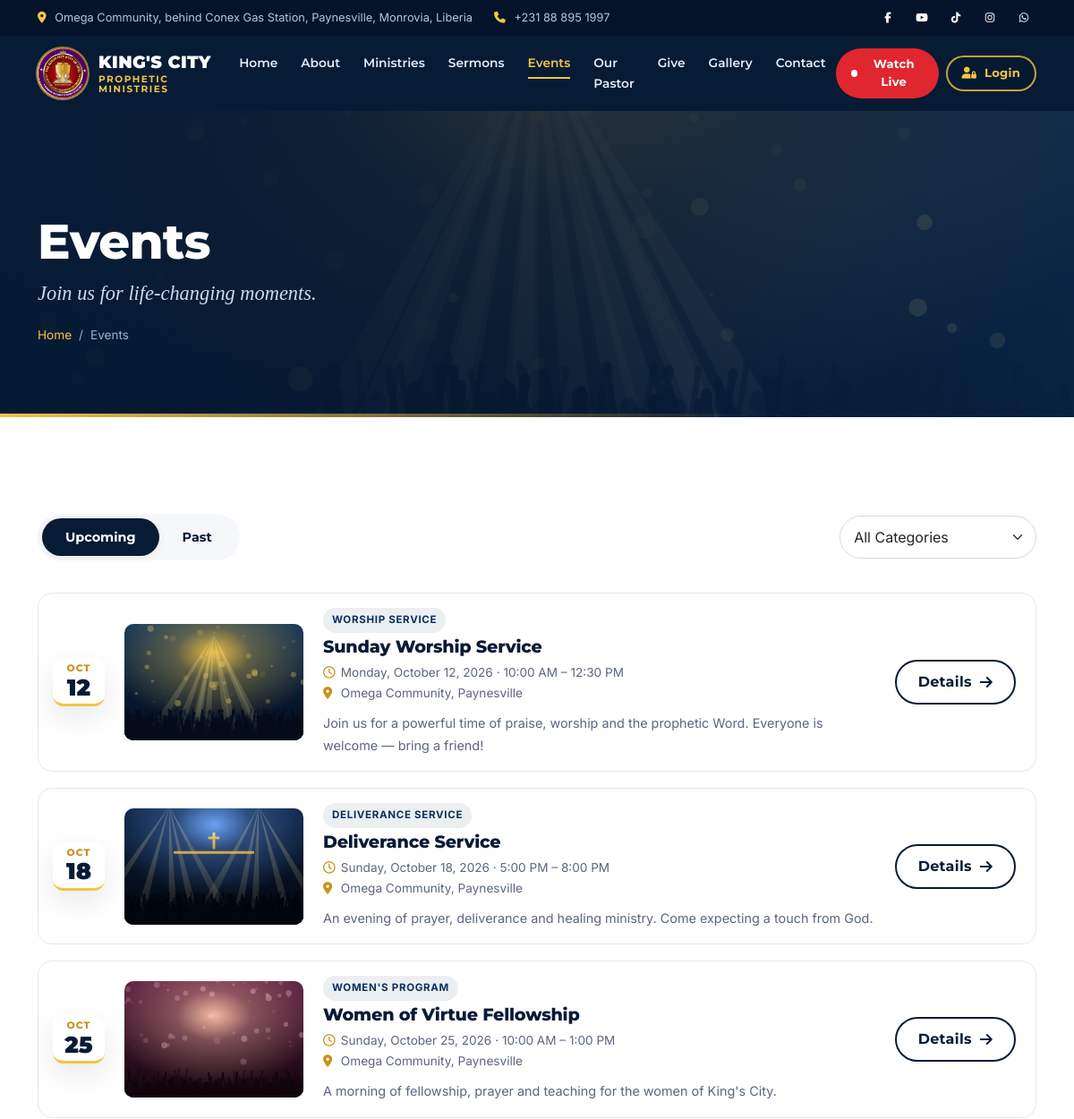
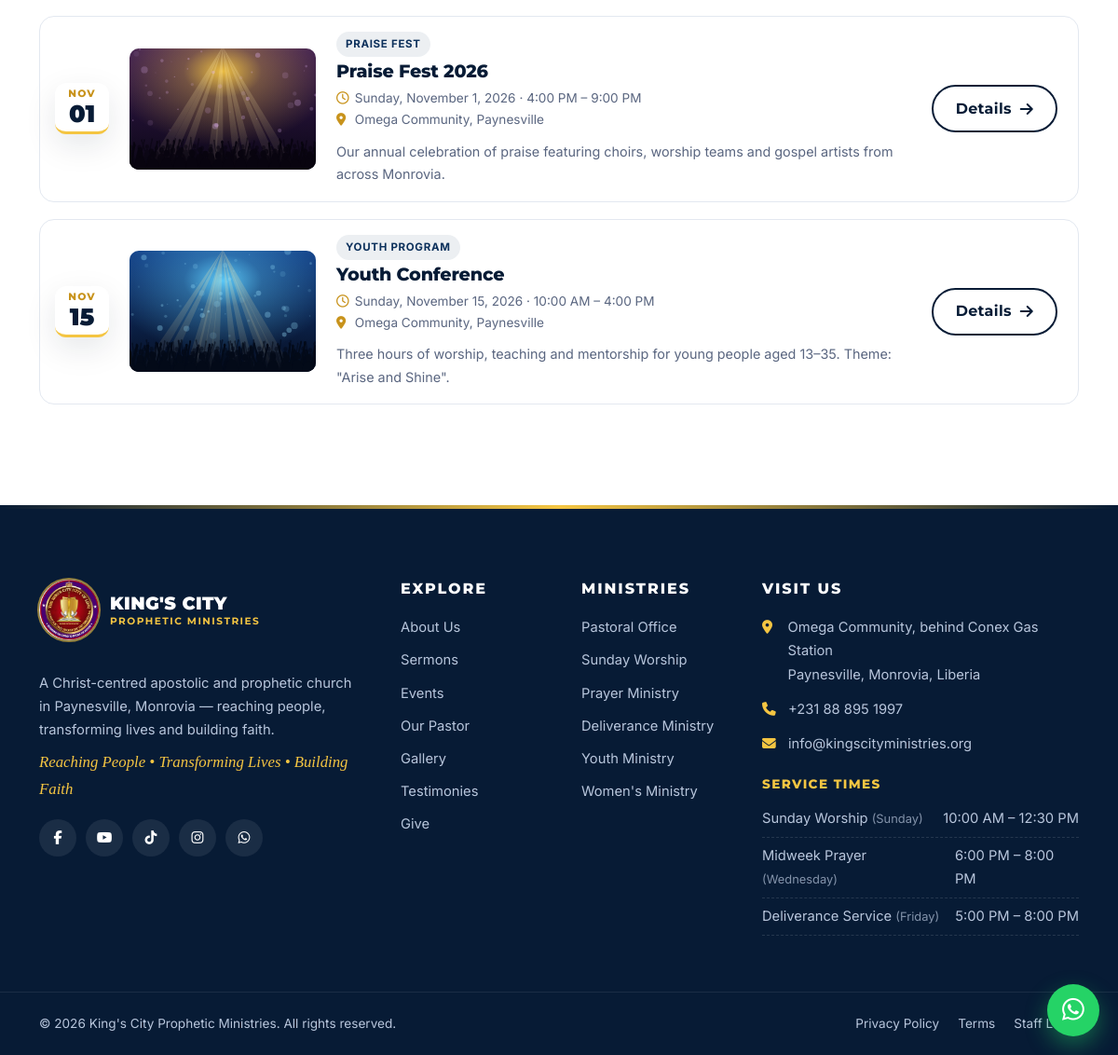
Screenshot of /events.php with the database file from the repository (2 pictures, top to bottom).
### tables this page shows
CREATE TABLE social_links (
  id         INT UNSIGNED AUTO_INCREMENT PRIMARY KEY,
  platform   VARCHAR(40) NOT NULL,
  url        VARCHAR(255) NOT NULL,
  icon       VARCHAR(60) NOT NULL,
  sort_order SMALLINT NOT NULL DEFAULT 0,
  is_active  TINYINT(1) NOT NULL DEFAULT 1
);

CREATE TABLE events (
  id                    INT UNSIGNED AUTO_INCREMENT PRIMARY KEY,
  title                 VARCHAR(200) NOT NULL,
  slug                  VARCHAR(220) NOT NULL UNIQUE,
  category_id           INT UNSIGNED NULL,
  department_id         INT UNSIGNED NULL,
  description           TEXT NULL,
  event_date            DATE NOT NULL,
  end_date              DATE NULL,
  start_time            TIME NULL,
  end_time              TIME NULL,
  location              VARCHAR(200) NULL,
  image                 VARCHAR(255) NULL,
  organizer             VARCHAR(120) NULL,
  requires_registration TINYINT(1) NOT NULL DEFAULT 0,
  registration_url      VARCHAR(255) NULL,
  is_featured           TINYINT(1) NOT NULL DEFAULT 0,
  status                ENUM('draft','published','cancelled') NOT NULL DEFAULT 'draft',
  created_by            INT UNSIGNED NULL,
  created_at            TIMESTAMP NOT NULL DEFAULT CURRENT_TIMESTAMP,
  updated_at            TIMESTAMP NOT NULL DEFAULT CURRENT_TIMESTAMP ON UPDATE CURRENT_TIMESTAMP,
  FOREIGN KEY (category_id) REFERENCES event_categories(id) ON DELETE SET NULL,
  FOREIGN KEY (department_id) REFERENCES departments(id) ON DELETE SET NULL,
  FOREIGN KEY (created_by) REFERENCES users(id) ON DELETE SET NULL,
  INDEX idx_events_pub (status, event_date)
);

CREATE TABLE event_categories (
  id         INT UNSIGNED AUTO_INCREMENT PRIMARY KEY,
  name       VARCHAR(80) NOT NULL,
  slug       VARCHAR(100) NOT NULL UNIQUE,
  sort_order SMALLINT NOT NULL DEFAULT 0
);

CREATE TABLE departments (
  id               INT UNSIGNED AUTO_INCREMENT PRIMARY KEY,
  name             VARCHAR(120) NOT NULL,
  slug             VARCHAR(140) NOT NULL UNIQUE,
  description      TEXT NULL,
  image            VARCHAR(255) NULL,
  icon             VARCHAR(60)  NULL DEFAULT 'fa-church',
  head_user_id     INT UNSIGNED NULL,
  head_name        VARCHAR(120) NULL COMMENT 'Shown publicly when the head has no account',
  contact_email    VARCHAR(190) NULL,
  contact_phone    VARCHAR(40)  NULL,
  meeting_schedule VARCHAR(255) NULL,
  is_public        TINYINT(1) NOT NULL DEFAULT 1 COMMENT 'Listed on the public Ministries page',
  sort_order       SMALLINT NOT NULL DEFAULT 0,
  status           ENUM('active','inactive') NOT NULL DEFAULT 'active',
  created_at       TIMESTAMP NOT NULL DEFAULT CURRENT_TIMESTAMP,
  updated_at       TIMESTAMP NOT NULL DEFAULT CURRENT_TIMESTAMP ON UPDATE CURRENT_TIMESTAMP,
  FOREIGN KEY (head_user_id) REFERENCES users(id) ON DELETE SET NULL,
  INDEX idx_dept_status (status, sort_order)
);

CREATE TABLE service_times (
  id          INT UNSIGNED AUTO_INCREMENT PRIMARY KEY,
  name        VARCHAR(120) NOT NULL,
  day_of_week VARCHAR(20) NOT NULL,
  start_time  TIME NOT NULL,
  end_time    TIME NULL,
  description VARCHAR(255) NULL,
  sort_order  SMALLINT NOT NULL DEFAULT 0,
  is_active   TINYINT(1) NOT NULL DEFAULT 1
);

### events.php (the view, shortened to what the rows shown need)
<?php
require __DIR__ . '/includes/bootstrap.php';
$tab = ($_GET['tab'] ?? 'upcoming') === 'past' ? 'past' : 'upcoming';
$categoryId = query_int('category') ?: null;
if ($tab === 'upcoming') {
    $p = paginate(Event::countUpcoming($categoryId), 9);
    $events = Event::upcoming($p['per_page'], $p['offset'], $categoryId);
} else {
    $p = paginate(Event::countPast(), 9);
    $events = Event::past($p['per_page'], $p['offset']);
}
require __DIR__ . '/includes/header.php';
echo page_banner('Events', 'Join us for life-changing moments.', 'assets/images/placeholders/hero-poster.svg', [], 'events');
?>
<section class="section">
  <div class="container">
    <?php if (!$events): echo empty_state('fa-calendar', $tab === 'upcoming' ? 'No upcoming events' : 'No past events', 'Please check back soon.');
    else: ?>
      <div class="event-list">
        <?php foreach ($events as $i => $ev): $link = url('event-details.php?slug=' . rawurlencode($ev['slug'])); ?>
          <article class="event-row<?= $ev['status'] === 'cancelled' ? ' is-cancelled' : '' ?>" data-aos="fade-up" data-aos-delay="<?= ($i % 3) * 80 ?>">
            <?= date_chip($ev['event_date']) ?>
            <a class="er-media" href="<?= e($link) ?>" tabindex="-1" aria-hidden="true"><img src="<?= e(media_url($ev['image'])) ?>" alt="" loading="lazy" width="220" height="150"></a>
            <div class="er-body">
              <div class="d-flex flex-wrap gap-2 mb-1"><?php if ($ev['category_name']): ?><span class="tag"><?= e($ev['category_name']) ?></span><?php endif; ?></div>
              <h2><a href="<?= e($link) ?>"><?= e($ev['title']) ?></a></h2>
              <ul class="meta"><li><i class="fa-regular fa-clock" aria-hidden="true"></i> <?= e(format_date($ev['event_date'], 'l, F j, Y')) ?><?= $ev['start_time'] ? ' · ' . e(time_range($ev['start_time'], $ev['end_time'])) : '' ?></li>
                <?php if ($ev['location']): ?><li><i class="fa-solid fa-location-dot" aria-hidden="true"></i> <?= e($ev['location']) ?></li><?php endif; ?></ul>
              <p><?= e(excerpt($ev['description'], 160)) ?></p>
            </div>
            <a class="btn btn-outline-navy er-btn" href="<?= e($link) ?>">Details <span class="visually-hidden">for <?= e($ev['title']) ?></span><i class="fa-solid fa-arrow-right" aria-hidden="true"></i></a>
          </article>
        <?php endforeach; ?>
      </div>
    <?php endif; ?>
  </div>
</section>
<?php require __DIR__ . '/includes/footer.php'; ?>

### includes/components.php (shortened to what the rows shown need)
<?php
function bg_video_tag(?array $hero, string $class = 'bg-video'): string
{
    if (!HeroVideo::hasVideo($hero)) {
        return '';
    }
    $poster = media_url($hero['poster'], 'assets/images/placeholders/hero-poster.svg');
    return '<video class="' . e($class) . '" autoplay muted loop playsinline preload="none" poster="' . e($poster) . '" aria-hidden="true" tabindex="-1" data-bg-video'
        . ' data-mobile-src="' . e($hero['video_mobile'] ? media_url($hero['video_mobile']) : '') . '">'
        . ($hero['video_webm'] ? '<source data-src="' . e(media_url($hero['video_webm'])) . '" type="video/webm">' : '')
        . ($hero['video_mp4'] ? '<source data-src="' . e(media_url($hero['video_mp4'])) . '" type="video/mp4">' : '')
        . '</video>';
}
function page_banner(string $title, string $subtitle = '', string $image = 'assets/images/placeholders/hero-poster.svg', array $crumbs = [], string $heroPage = ''): string
{
    $hero = $heroPage ? HeroVideo::active($heroPage) : null;
    $video = bg_video_tag($hero);
    $crumbHtml = '<nav aria-label="Breadcrumb"><ol class="breadcrumb"><li class="breadcrumb-item"><a href="' . e(url()) . '">Home</a></li>';
    $crumbHtml .= '<li class="breadcrumb-item active" aria-current="page">' . e($title) . '</li></ol></nav>';
    return '<section class="page-banner' . ($video ? ' has-video' : '') . '" style="--banner:url(\'' . e(media_url($image)) . '\')">' . $video . '<div class="container">'
        . '<h1 data-aos="fade-up">' . e($title) . '</h1>' . ($subtitle ? '<p data-aos="fade-up" data-aos-delay="100">' . e($subtitle) . '</p>' : '')
        . '<div data-aos="fade-up" data-aos-delay="150">' . $crumbHtml . '</div></div></section>';
}
function date_chip(string $date): string
{
    return '<div class="date-chip" aria-hidden="true"><span>' . e(strtoupper(date('M', strtotime($date)))) . '</span><strong>' . e(date('d', strtotime($date))) . '</strong></div>';
}
function social_icons(string $class = 'social-icons'): string
{
    $html = '<ul class="' . e($class) . '">';
    foreach (social_links() as $s) {
        $html .= '<li><a href="' . e($s['url']) . '" target="_blank" rel="noopener" aria-label="' . e($s['platform']) . '"><i class="fa-brands ' . e($s['icon']) . '" aria-hidden="true"></i></a></li>';
    }
    return $html . '</ul>';
}

### includes/footer.php (shortened to what the rows shown need)
<?php
$footerMinistries = DB::all("SELECT name, slug FROM departments WHERE status = 'active' AND is_public = 1 ORDER BY sort_order LIMIT 6");
?>
</main>
<footer class="site-footer">
  <div class="container">
    <div class="row g-5">
      <div class="col-lg-4">
        <?= social_icons() ?>
      </div>
      <div class="col-6 col-lg-2">
        <h2 class="footer-title">Explore</h2>
      </div>
      <div class="col-6 col-lg-2">
        <h2 class="footer-title">Ministries</h2>
        <ul class="footer-links">
          <?php foreach ($footerMinistries as $m): ?><li><a href="<?= e(url('ministries.php#' . $m['slug'])) ?>"><?= e($m['name']) ?></a></li><?php endforeach; ?>
        </ul>
      </div>
      <div class="col-lg-4">
        <h2 class="footer-title">Visit Us</h2>
        <ul class="service-list">
          <?php foreach (service_times() as $s): ?>
            <li><span><?= e($s['name']) ?> <small>(<?= e($s['day_of_week']) ?>)</small></span><span><?= e(time_range($s['start_time'], $s['end_time'])) ?></span></li>
          <?php endforeach; ?>
        </ul>
      </div>
    </div>
  </div>
</footer>
</body>
</html>

### rows the page displays
events: event_date "OCT", event_date "12", image (picture), category.name "WORSHIP SERVICE", title "Sunday Worship Service", event_date "Monday, October 12, 2026", time_range($ev['start_time'], $ev['end_time']) "10:00 AM – 12:30 PM", location "Omega Community, Paynesville", description "Join us for a powerful time of praise, worship and the prophetic Word. Everyone is welcome — bring a friend!"
events: event_date "OCT", event_date "18", image (picture), category.name "DELIVERANCE SERVICE", title "Deliverance Service", event_date "Sunday, October 18, 2026", time_range($ev['start_time'], $ev['end_time']) "5:00 PM – 8:00 PM", location "Omega Community, Paynesville", description "An evening of prayer, deliverance and healing ministry. Come expecting a touch from God."
events: event_date "OCT", event_date "25", image (picture), category.name "WOMEN'S PROGRAM", title "Women of Virtue Fellowship", event_date "Sunday, October 25, 2026", time_range($ev['start_time'], $ev['end_time']) "10:00 AM – 1:00 PM", location "Omega Community, Paynesville", description "A morning of fellowship, prayer and teaching for the women of King's City."
events: event_date "NOV", event_date "01", image (picture), category.name "PRAISE FEST", title "Praise Fest 2026", event_date "Sunday, November 1, 2026", time_range($ev['start_time'], $ev['end_time']) "4:00 PM – 9:00 PM", location "Omega Community, Paynesville", description "Our annual celebration of praise featuring choirs, worship teams and gospel artists from across Monrovia."
events: event_date "NOV", event_date "15", image (picture), category.name "YOUTH PROGRAM", title "Youth Conference", event_date "Sunday, November 15, 2026", time_range($ev['start_time'], $ev['end_time']) "10:00 AM – 4:00 PM", location "Omega Community, Paynesville", description "Three hours of worship, teaching and mentorship for young people aged 13–35. Theme: \"Arise and Shine\"."
departments: name "Pastoral Office"
departments: name "Sunday Worship"
departments: name "Prayer Ministry"
departments: name "Deliverance Ministry"
departments: name "Youth Ministry"
departments: name "Women's Ministry"
service_times: name "Sunday Worship", day_of_week "Sunday", time_range($s['start_time'], $s['end_time']) "10:00 AM – 12:30 PM"
service_times: name "Midweek Prayer", day_of_week "Wednesday", time_range($s['start_time'], $s['end_time']) "6:00 PM – 8:00 PM"
service_times: name "Deliverance Service", day_of_week "Friday", time_range($s['start_time'], $s['end_time']) "5:00 PM – 8:00 PM"

### other values shown
church_address_line() "Omega Community, behind Conex Gas Station, Paynesville, Monrovia, Liberia"
setting('phone') "+231 88 895 1997"
$shortName "KING'S CITY"
$restName "PROPHETIC MINISTRIES"
$label "Home"
$label "About"
$label "Ministries"
$label "Sermons"
$label "Events"
$label "Our Pastor"
$label "Give"
$label "Gallery"
$label "Contact"
$title "Events"
$subtitle "Join us for life-changing moments."
